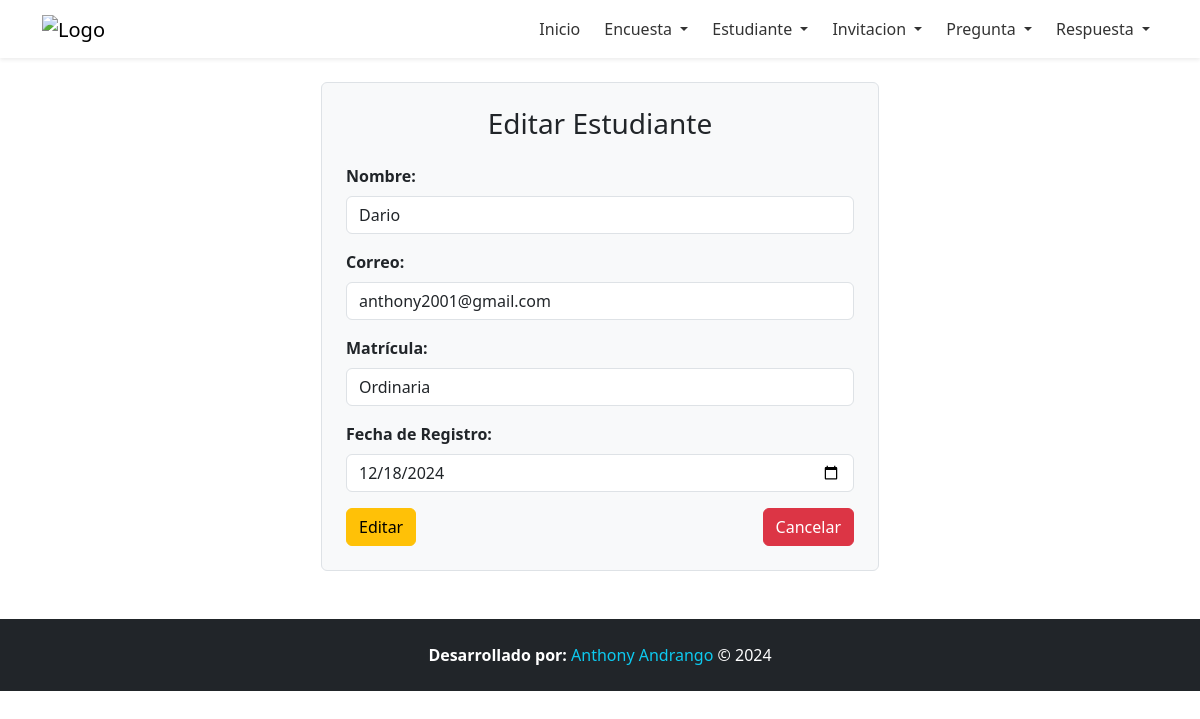
Page /editarEstudiante/1 on the committed database.
### Aplicaciones/Academico/models.py (models this page shows, shortened)
class Estudiante(models.Model):
    id = models.AutoField(primary_key=True)
    nombre = models.CharField(max_length=100)
    correo = models.CharField(max_length=100)
    matricula = models.CharField(max_length=50)
    fecha_registro = models.DateField()

### Aplicaciones/Academico/views.py (the view)
# urls.py: path('editarEstudiante/<id>', views.editarEstudiante),
def editarEstudiante(request, id):
    estudianteEditar = Estudiante.objects.get(id=id)
    return render(request, "editarEstudiante.html", {'estudiante': estudianteEditar})

### Aplicaciones/Academico/templates/editarEstudiante.html (shortened to what this page needs)
{% extends "./plantilla.html" %}
{% block contenido %}
<div class="container d-flex justify-content-center align-items-center">
    <div class="col-md-6">
        <form action="/procesarEdicionEstudiante/" id="frm_editar_estudiante" method="post" class="p-4 border rounded bg-light">
            <h3 class="text-center mb-4">Editar Estudiante</h3>
            <div class="mb-3">
                <label for="txt_nombre" class="form-label"><b>Nombre:</b></label>
                <input type="text" class="form-control" name="txt_nombre" id="txt_nombre" value="{{ estudiante.nombre }}" required>
            </div>
            <div class="mb-3">
                <label for="txt_correo" class="form-label"><b>Correo:</b></label>
                <input type="email" class="form-control" name="txt_correo" id="txt_correo" value="{{ estudiante.correo }}" required>
            </div>
            <div class="mb-3">
                <label for="txt_matricula" class="form-label"><b>Matrícula:</b></label>
                <input type="text" class="form-control" name="txt_matricula" id="txt_matricula" value="{{ estudiante.matricula }}" required>
            </div>
            <div class="mb-3">
                <label for="txt_fecha_registro" class="form-label"><b>Fecha de Registro:</b></label>
                <input type="date" class="form-control" name="txt_fecha_registro" id="txt_fecha_registro" value="{{ estudiante.fecha_registro|date:'Y-m-d' }}" required>
            </div>
            <div class="d-flex justify-content-between">
                <button type="submit" class="btn btn-warning">Editar</button>
                <a href="/listadoEstudiantes/" class="btn btn-danger">Cancelar</a>
            </div>
        </form>
    </div>
</div>
{% endblock %}

### rows in the picture
Estudiante: txt_nombre "Dario", txt_correo "anthony2001@gmail.com", txt_matricula "Ordinaria", txt_fecha_registro "12/18/2024"
